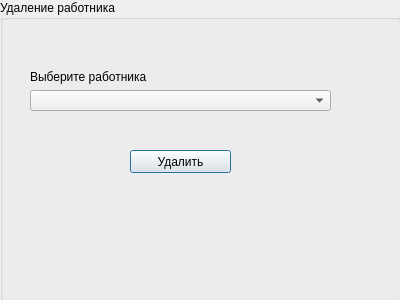
<?xml version="1.0" encoding="UTF-8"?>
<ui version="4.0">
 <class>deleteSpecialist</class>
 <widget class="QDialog" name="deleteSpecialist">
  <property name="geometry">
   <rect>
    <x>0</x>
    <y>0</y>
    <width>400</width>
    <height>300</height>
   </rect>
  </property>
  <property name="windowTitle">
   <string>Dialog</string>
  </property>
  <widget class="QGroupBox" name="groupBox">
   <property name="geometry">
    <rect>
     <x>0</x>
     <y>0</y>
     <width>401</width>
     <height>301</height>
    </rect>
   </property>
   <property name="title">
    <string>Удаление работника</string>
   </property>
   <widget class="QPushButton" name="pushButton">
    <property name="geometry">
     <rect>
      <x>130</x>
      <y>150</y>
      <width>101</width>
      <height>23</height>
     </rect>
    </property>
    <property name="text">
     <string>Удалить</string>
    </property>
   </widget>
   <widget class="QWidget" name="">
    <property name="geometry">
     <rect>
      <x>30</x>
      <y>70</y>
      <width>301</width>
      <height>41</height>
     </rect>
    </property>
    <layout class="QVBoxLayout" name="verticalLayout">
     <item>
      <widget class="QLabel" name="label">
       <property name="text">
        <string>Выберите работника</string>
       </property>
      </widget>
     </item>
     <item>
      <widget class="QComboBox" name="specialist"/>
     </item>
    </layout>
   </widget>
  </widget>
 </widget>
 <resources/>
 <connections/>
</ui>
